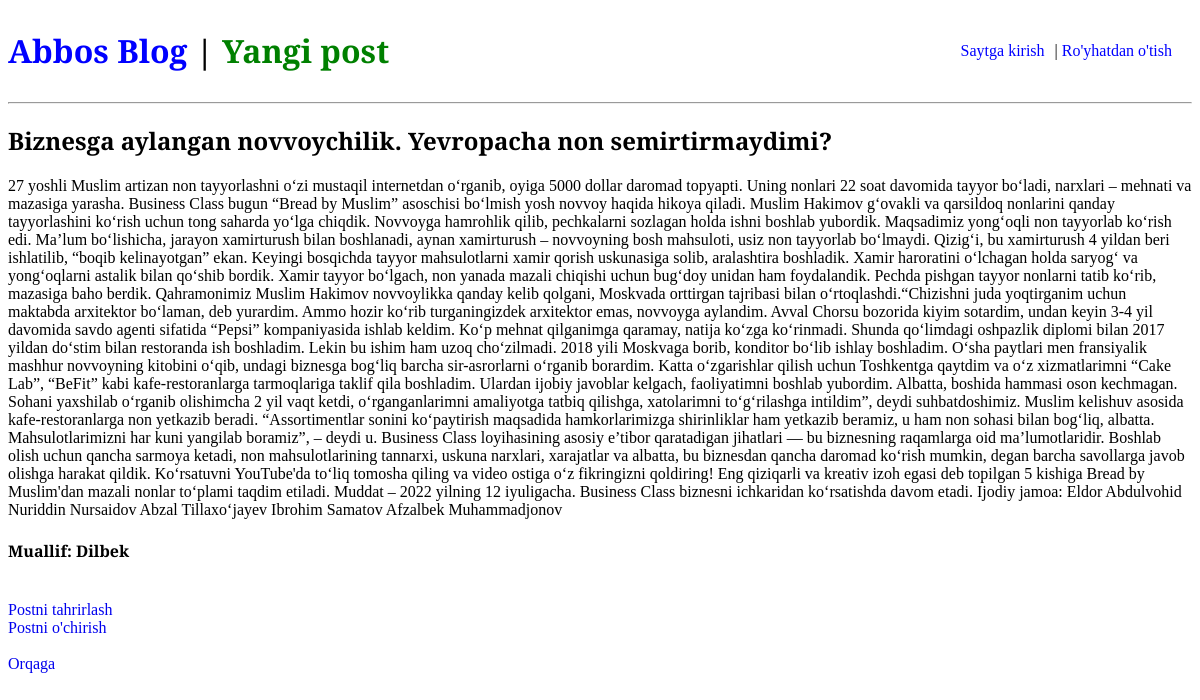
/post/5/, run on the app's committed database.
### blog/models.py (models this page shows, shortened)
class Post(models.Model):
    title = models.CharField(max_length=200)
    author = models.ForeignKey(
        'auth.User',
        on_delete=models.CASCADE
    )
    body = models.TextField()

### blog/views.py (the view)
# urls.py: path('post/<int:pk>/', BlogDetaiView.as_view(), name='post_detail'),
class BlogDetaiView(DetailView):
    model = Post
    template_name = 'post_detail.html'

### templates/post_detail.html
{% extends 'base.html' %}
{% block content %}
    <div class="post-entry">
        <h2>{{ post.title }}</h2>
        <p>{{ post.body }}</p>
        <h4>Muallif: {{ post.author }}</h4>
    </div>
    <br>
    <a href="{% url 'post_edit' post.pk %}">Postni tahrirlash</a>
    <br>
    <a href="{% url 'post_delete' post.pk %}">Postni o'chirish</a>
    <br><br>
    <a href="{% url 'home' %}">Orqaga</a>
{% endblock content %}

### static/css/base.css (style rules this page uses)
* { font-family: 'PT Serif', serif; }
a { text-decoration: none; }

### data on the page
Post: title "Biznesga aylangan novvoychilik. Yevropacha non semirtirmaydimi?", body "27 yoshli Muslim artizan non tayyorlashni o‘zi mustaqil internetdan o‘rganib, oyiga 5000 dollar daromad topyapti. Uning nonlari 22 soat davomida tayyor bo‘ladi, narxlari – mehnati va mazasiga yarasha. Business Class bugun “Bread by Muslim” asoschisi bo‘lmish yosh novvoy haqida hikoya qiladi. Muslim Hakimov g‘ovakli va qarsildoq nonlarini qanday tayyorlashini ko‘rish uchun tong saharda yo‘lga chiqdik. Novvoyga hamrohlik qilib, pechkalarni sozlagan holda ishni boshlab yubordik. Maqsadimiz yong‘oqli non tayyorlab ko‘rish edi. Ma’lum bo‘lishicha, jarayon xamirturush bilan boshlanadi, aynan xamirturush – novvoyning bosh mahsuloti, usiz non tayyorlab bo‘lmaydi. Qizig‘i, bu xamirturush 4 yildan…", author "Dilbek"
